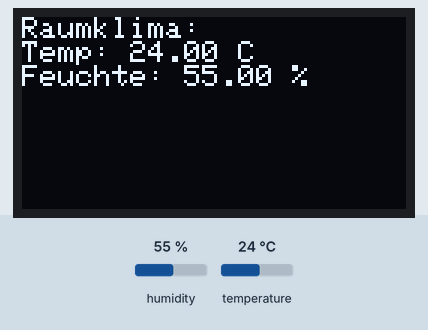
Bench run of a sketch on a simulated ESP32. On the bench: 128×64 one-colour display. The test bench sets the inputs (shaded band); at power-on: humidity 55 %, temperature 24 °C. What the sketch prints to the serial monitor is not drawn.

Above: at 4.6 s.
4.7 s: humidity set to 22 %
At 6.8 s:
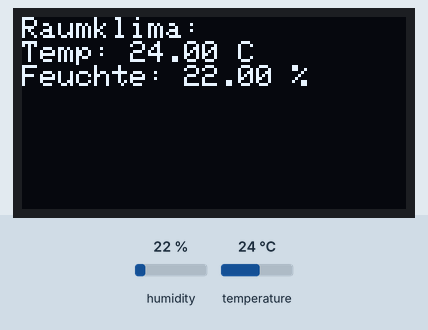
7.7 s: temperature set to 12 °C
At 9.5 s:
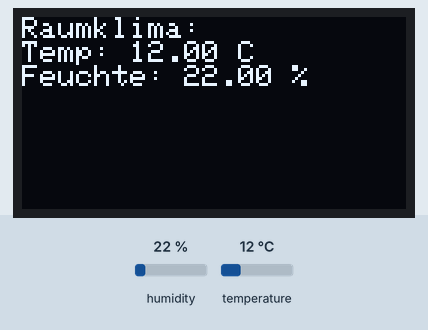
10.7 s: humidity set to 40 %
At 12.5 s:
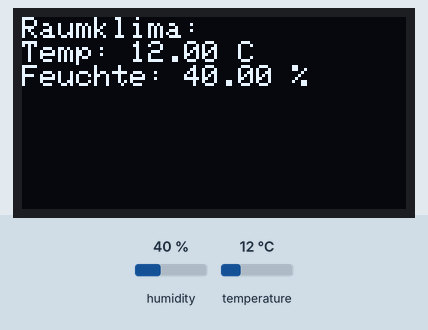
13.7 s: temperature set to 19 °C
Timing chart, 0 to 16.7 s (numbered marks = the images above; inputs shaded):
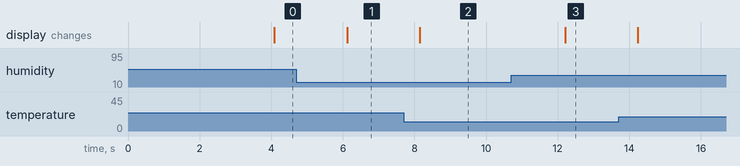

Measured:
- after the input at 4.7 s, the display: changes after 1.4 s (image 1)
- after the input at 7.7 s, the display: changes after 0.45 s (image 2)
- after the input at 10.7 s, the display: changes after 1.5 s (image 3)

The sketch:

sketch.ino
```cpp
#include "DHT.h"  // DHT Bibliothek einbinden
#include <Adafruit_SSD1306.h>   // OLED Display
#include <Adafruit_GFX.h>       // Grafikbibliothek

#define DHTPIN 15       // DHT22 Sensor Signal auf ESP32 Eingang 15
#define DHTTYPE DHT22   // Definition des Sensortyps: DHT 22

// OLED-Display Einstellungen
#define SCREEN_WIDTH 128
#define SCREEN_HEIGHT 64
#define OLED_RESET -1          // Kein Reset-Pin nötig

Adafruit_SSD1306 display(SCREEN_WIDTH, SCREEN_HEIGHT, &Wire, OLED_RESET);
DHT dht(DHTPIN, DHTTYPE);  // DHT22 Sensor initialisieren

void setup() {
  Serial.begin(115200);             // Baudrate für ESP32
  Serial.println("DHT22 Test!");    // Testmeldung
  dht.begin();                      // DHT Sensor starten

   // OLED initialisieren
  if (!display.begin(SSD1306_SWITCHCAPVCC, 0x3C)) {
    Serial.println(F("OLED konnte nicht gefunden werden!"));
    while (true);
  }

  display.clearDisplay();
  display.setTextSize(1);
  display.setTextColor(SSD1306_WHITE);
  display.setCursor(0, 0);
  display.println("Starte Sensor...");
  display.display();
  delay(2000);
}

void loop() {
  delay(2000);  // Wartezeit von 2 Sekunden zwischen den Messungen

  float h = dht.readHumidity();     // Luftfeuchtigkeit auslesen
  float t = dht.readTemperature();  // Temperatur auslesen

  // Überprüfen, ob die Sensorwerte gültig sind
  if (isnan(h) || isnan(t)) {
    Serial.println("DHT Sensor Fehler!");
    display.clearDisplay();
    display.setCursor(0, 0);
    display.println("Sensorfehler!");
    display.display();
    return;
  }

  // Serielle Ausgabe
  Serial.print("Luftfeuchtigkeit: ");
  Serial.print(h);
  Serial.println(" %");
  Serial.print("Temperatur: ");
  Serial.print(t);
  Serial.println(" °C");

  // OLED-Ausgabe
  display.clearDisplay();
  display.setCursor(0, 0);
  display.println("Raumklima:");
  display.print("Temp: ");
  display.print(t);
  display.println(" C");
  display.print("Feuchte: ");
  display.print(h);
  display.println(" %");
  display.display();
}
```
